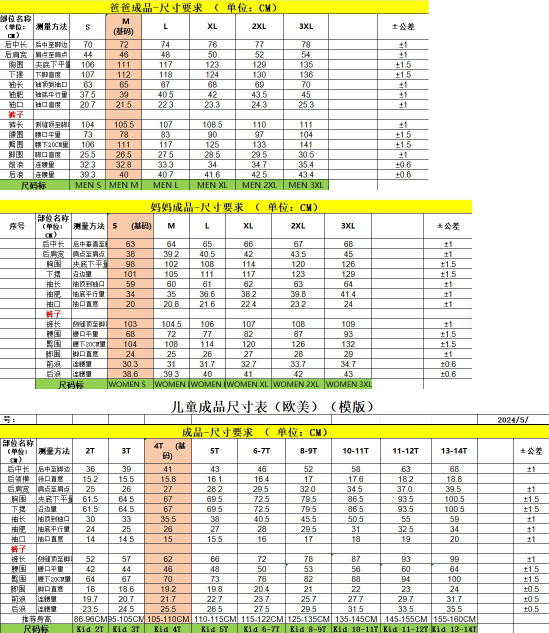
#> input picture ops/listings/source-size-chart-blue-plaid-reindeer-family-matching-pajamas.jpg, 1097 x 1265 px (shown at 1/2 size)
$ python build_social_share_image.py --source ../listings/source-size-chart-blue-plaid-reindeer-family-matching-pajamas.jpg --output out.png
#> lines starting #> are read from the running program, lines starting #| are printed output that depends on the picture
#!/usr/bin/env python3
"""Build the homepage social share image from a supplied background image."""

from __future__ import annotations

import argparse
from pathlib import Path

from PIL import Image, ImageColor, ImageDraw, ImageFilter, ImageFont


TARGET_WIDTH = 1200
TARGET_HEIGHT = 628
TARGET_ASPECT = TARGET_WIDTH / TARGET_HEIGHT

PALETTE = {
    "dusty_rose": "#D4A5A5",
    "warm_gold": "#D4A44C",
    "cream": "#FFF8F0",
    "dark_brown": "#5C3D2E",
    "soft_coral": "#E8967A",
}

TITLE_FONT_CANDIDATES = [
    "/System/Library/Fonts/Supplemental/Georgia Bold Italic.ttf",
    "/System/Library/Fonts/Supplemental/Baskerville.ttc",
    "/System/Library/Fonts/Supplemental/NewYorkItalic.ttf",
]

SANS_FONT_CANDIDATES = [
    "/System/Library/Fonts/Supplemental/HelveticaNeue.ttc",
    "/System/Library/Fonts/Supplemental/Avenir Next.ttc",
    "/System/Library/Fonts/Supplemental/Arial.ttf",
]


def parse_args() -> argparse.Namespace:
    parser = argparse.ArgumentParser(
        description="Create the Dress Like Mommy homepage social share image."
    )
    parser.add_argument("--source", required=True, help="Path to the source background image.")
    parser.add_argument("--output", required=True, help="Path to the rendered JPG/PNG output.")
    parser.add_argument(
        "--crop-top",
        type=int,
        default=100,
        help="Top offset for the crop before resizing to 1200x628.",
    )
    parser.add_argument(
        "--quality",
        type=int,
        default=84,
        help="JPEG quality for JPG output.",
    )
    return parser.parse_args()


def load_font(candidates: list[str], size: int) -> ImageFont.FreeTypeFont:
    for candidate in candidates:
        path = Path(candidate)
        if path.exists():
            return ImageFont.truetype(str(path), size)
    raise FileNotFoundError(f"No usable font found from: {candidates}")


def build_background(source_path: Path, crop_top: int) -> Image.Image:
#> called with crop_top = 100
    image = Image.open(source_path).convert("RGB")
#> image is the input picture: PIL image 1097x1265 RGB; mean R, G, B 228.4, 227.5, 209.5
    crop_height = round(image.width / TARGET_ASPECT)
#> crop_height = 574
    crop_bottom = crop_top + crop_height
#> crop_bottom = 674

    if crop_top < 0 or crop_bottom > image.height:
        raise ValueError(
            f"Crop top {crop_top} is invalid for source size {image.size}; "
            f"needs crop height {crop_height}."
        )

    cropped = image.crop((0, crop_top, image.width, crop_bottom))
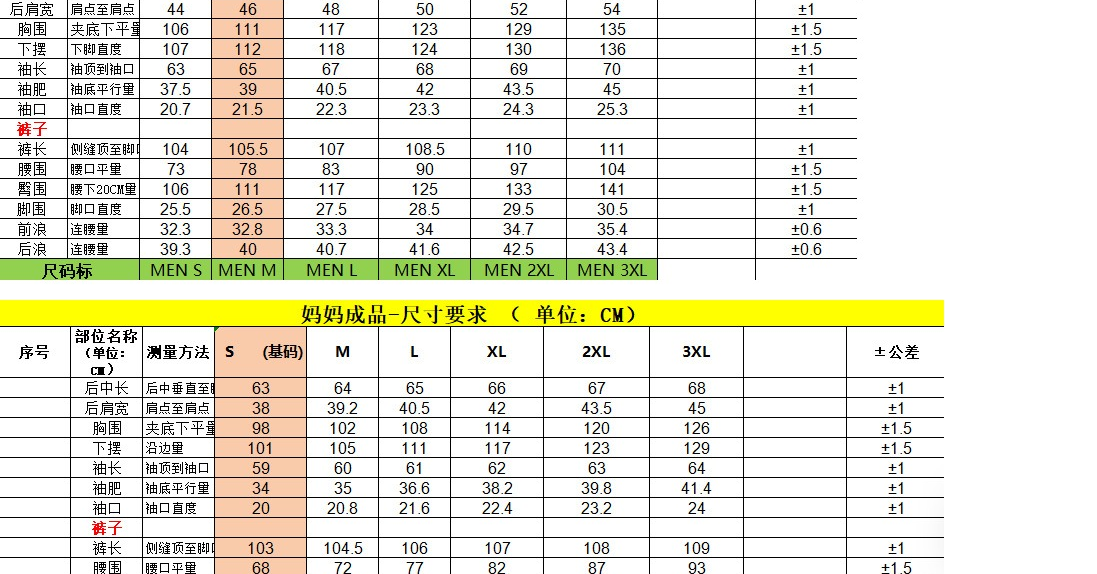
#> cropped: PIL image 1097x574 RGB; mean R, G, B 231.6, 230.1, 216.6
    return cropped.resize((TARGET_WIDTH, TARGET_HEIGHT), Image.Resampling.LANCZOS)
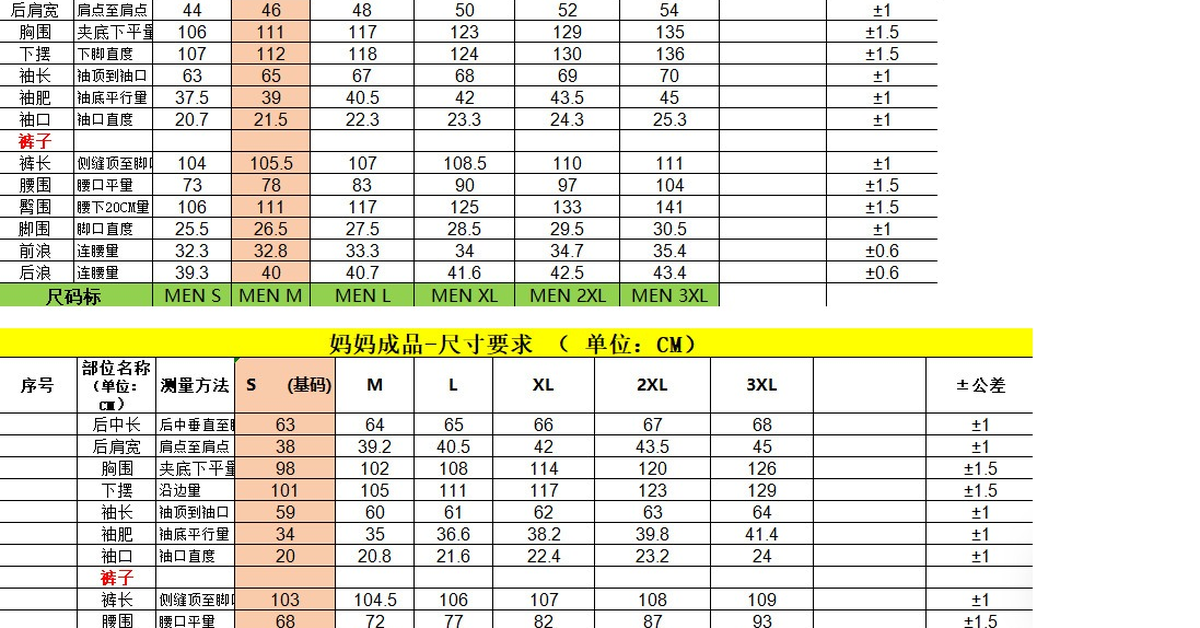
#> returned value: PIL image 1200x628 RGB; mean R, G, B 229.3, 227.9, 214.5


def build_overlay() -> Image.Image:
    overlay = Image.new("RGBA", (TARGET_WIDTH, TARGET_HEIGHT), (0, 0, 0, 0))
#> overlay: PIL image 1200x628 RGBA; every value is 0
    cream_rgb = ImageColor.getrgb(PALETTE["cream"])
    pixels = overlay.load()
    max_opaque_x = 600
    fade_end_x = 785

    for x in range(TARGET_WIDTH):
        if x <= max_opaque_x:
            alpha = 255
        elif x >= fade_end_x:
            alpha = 0
        else:
            fade = (x - max_opaque_x) / (fade_end_x - max_opaque_x)
            alpha = int(255 * (1 - fade))

        tinted = (*cream_rgb, alpha)
        for y in range(TARGET_HEIGHT):
            pixels[x, y] = tinted

    glow = Image.new("RGBA", (TARGET_WIDTH, TARGET_HEIGHT), (0, 0, 0, 0))
    draw = ImageDraw.Draw(glow)
    draw.ellipse(
        (-180, -160, 830, 540),
        fill=(*ImageColor.getrgb(PALETTE["warm_gold"]), 70),
    )
    draw.ellipse(
        (190, 150, 760, 720),
        fill=(*ImageColor.getrgb(PALETTE["soft_coral"]), 34),
    )

    return Image.alpha_composite(overlay, glow.filter(ImageFilter.GaussianBlur(68)))
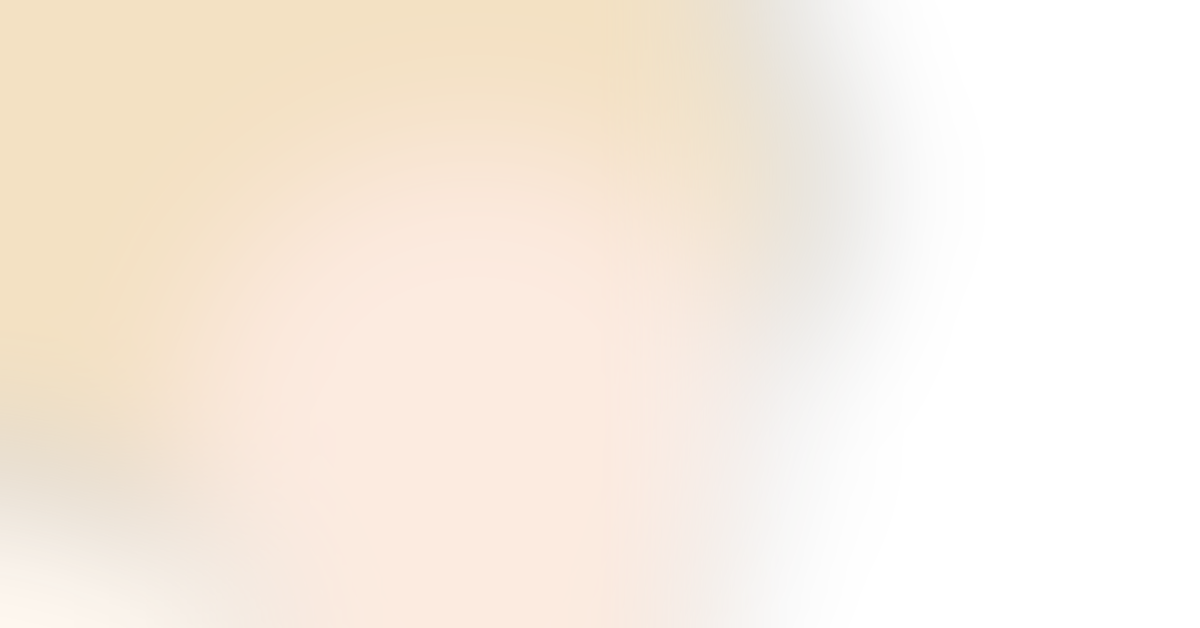
#> returned value: PIL image 1200x628 RGBA; mean R, G, B, A 219.6, 205.2, 189.1, 151.6; transparent parts drawn white


# [60 lines left out: function draw_cta, not called in this run]


def render_social_image(source_path: Path, crop_top: int) -> Image.Image:
    background = build_background(source_path, crop_top).convert("RGBA")
    composed = Image.alpha_composite(background, build_overlay())
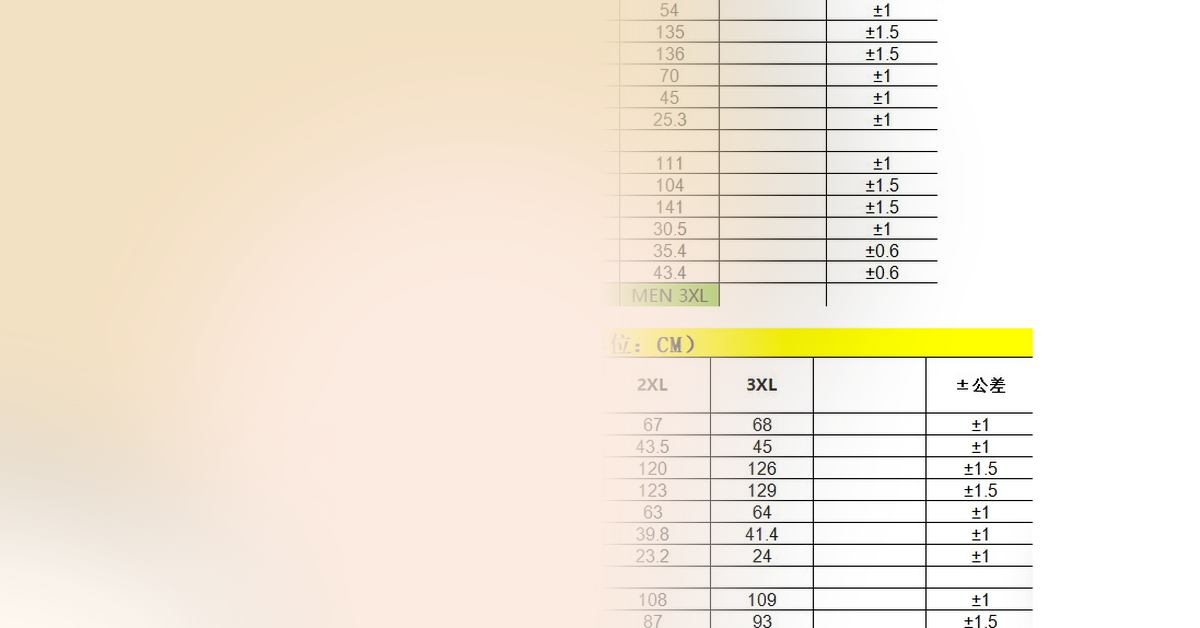
#> composed: PIL image 1200x628 RGBA; mean R, G, B, A 243.7, 233.5, 219.1, 255
    draw = ImageDraw.Draw(composed)

    title_font = load_font(TITLE_FONT_CANDIDATES, 78)
    sans_font = load_font(SANS_FONT_CANDIDATES, 37)
    fine_font = load_font(SANS_FONT_CANDIDATES, 26)
    cta_font = load_font(SANS_FONT_CANDIDATES, 29)

    x = 60
    y = 92

    for line in ("Dress Like", "Mommy"):
        draw.text((x, y), line, font=title_font, fill=PALETTE["dark_brown"])
        y = draw.textbbox((x, y), line, font=title_font)[3] + 8

    draw.multiline_text(
        (x + 4, y + 18),
        "Matching Outfits\nfor the Whole Family",
        font=sans_font,
        fill=PALETTE["dark_brown"],
        spacing=10,
    )

    divider_y = y + 120
    draw.rounded_rectangle(
        (x + 4, divider_y, x + 292, divider_y + 4),
        radius=2,
        fill=PALETTE["warm_gold"],
    )
    draw.text(
        (x + 4, divider_y + 24),
        "Free Shipping · 30-Day Returns",
        font=fine_font,
        fill=PALETTE["dark_brown"],
    )

    composed, _ = draw_cta(composed, x, divider_y + 68, cta_font)
    return composed.convert("RGB")


# [13 lines left out: function save_image, not called in this run]


def main() -> None:
    args = parse_args()
    source_path = Path(args.source)
    output_path = Path(args.output)
    image = render_social_image(source_path, args.crop_top)
    save_image(image, output_path, args.quality)


if __name__ == "__main__":
#> (the run stopped early here; a loop or call above may not have finished)

$ run again, on ops/listings/source-size-chart-rainbow-hearts-mommy-and-me-pajamas.jpg
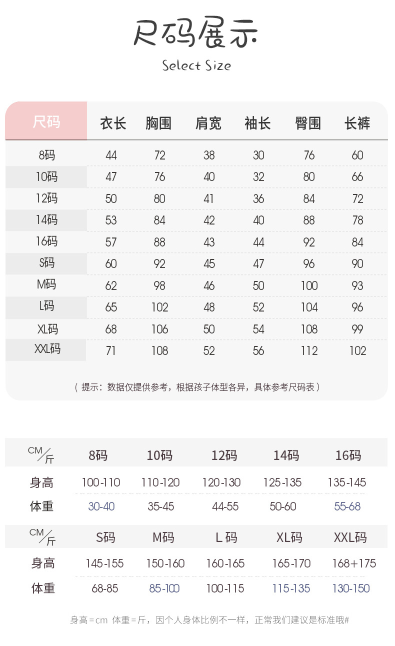
#> input picture ops/listings/source-size-chart-rainbow-hearts-mommy-and-me-pajamas.jpg, 790 x 1291 px (shown at 1/2 size)
#> in build_background, image is the input picture: PIL image 790x1291 RGB; mean R, G, B 243.8, 243.2, 243.2
#> in build_background, `cropped = image.crop((0, crop_top, image.width, crop_bottom))`:
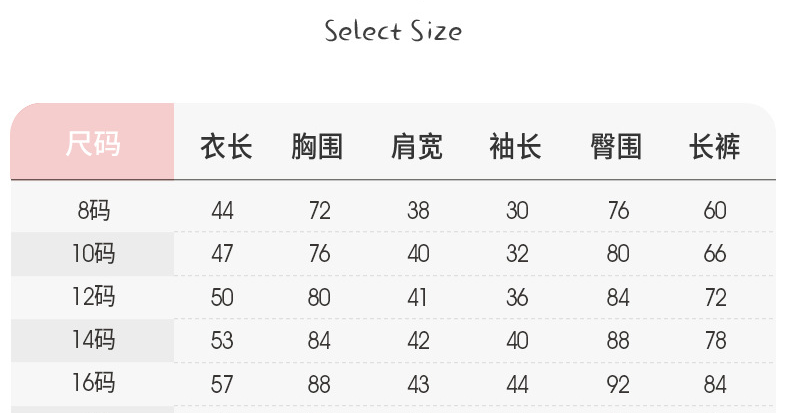
#> cropped: PIL image 790x413 RGB; mean R, G, B 242.5, 241, 241
#> overlay: PIL image 1200x628 RGBA; every value is 0
#> in render_social_image, `composed = Image.alpha_composite(background, build_overlay())`:
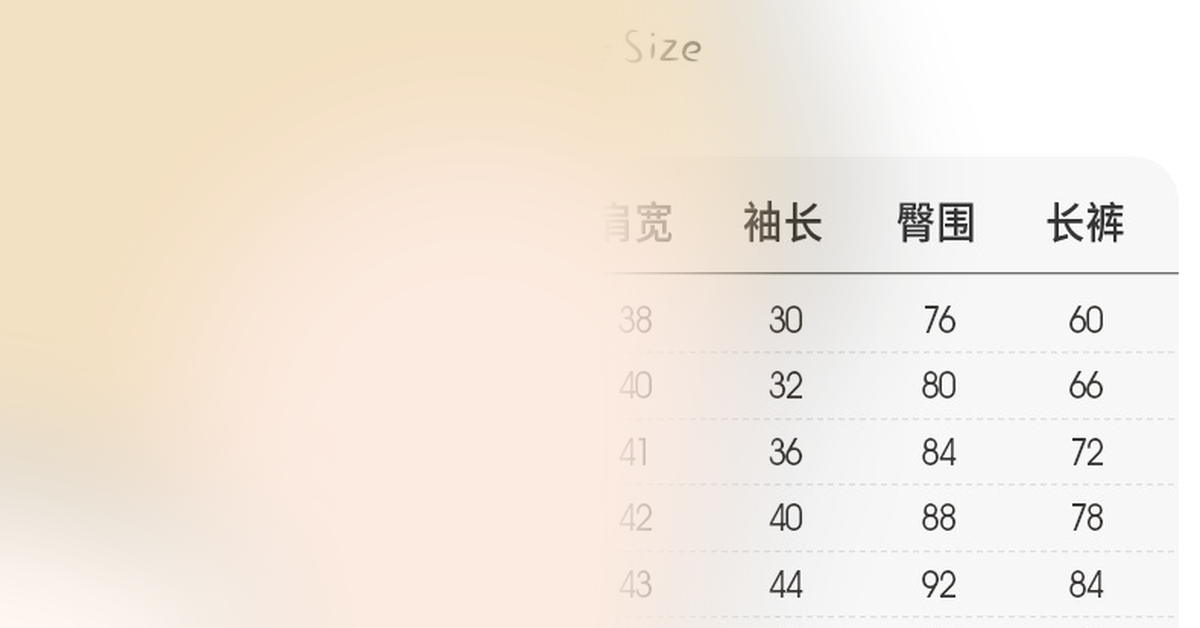
#> composed: PIL image 1200x628 RGBA; mean R, G, B, A 243.4, 233.2, 221.9, 255

$ run again, on ops/listings/source-size-chart-santa-and-friends-family-matching-sweatshirts.jpg
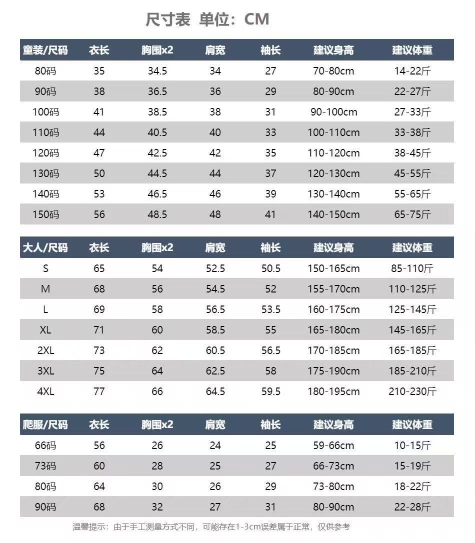
#> input picture ops/listings/source-size-chart-santa-and-friends-family-matching-sweatshirts.jpg, 950 x 1085 px (shown at 1/2 size)
#> in build_background, image is the input picture: PIL image 950x1085 RGB; mean R, G, B 215.2, 216.3, 218.3
#> in build_background, `return cropped.resize((TARGET_WIDTH, TARGET_HEIGHT), Image.Resampling...`:
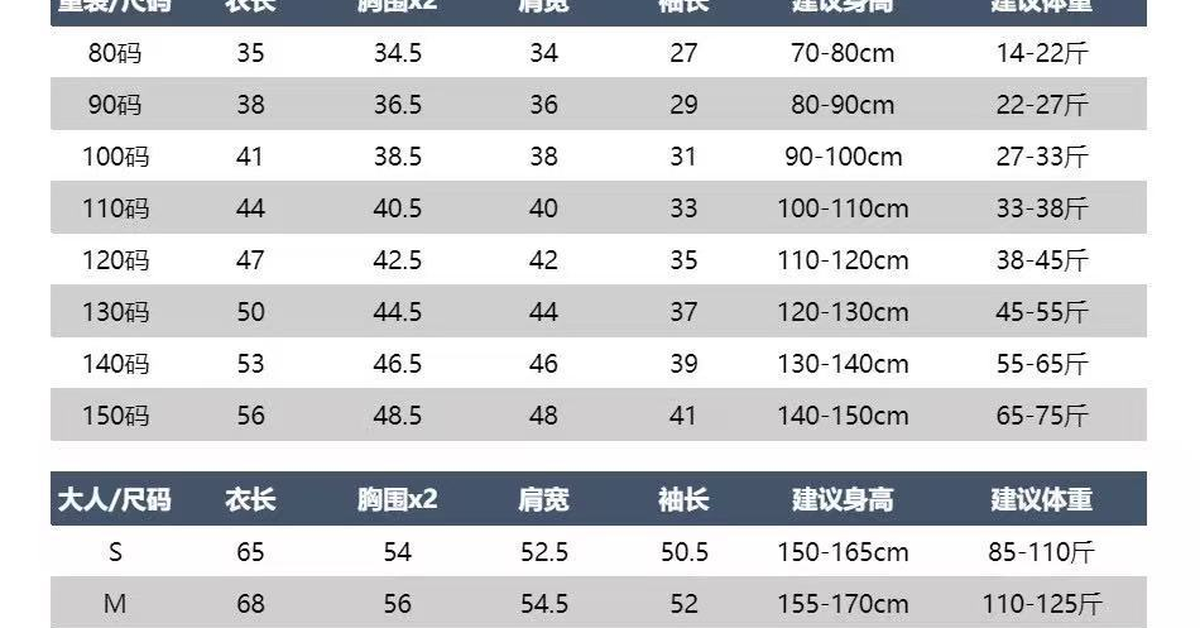
#> returned value: PIL image 1200x628 RGB; mean R, G, B 210.4, 211.6, 213.7
#> overlay: PIL image 1200x628 RGBA; every value is 0
#> in render_social_image, `composed = Image.alpha_composite(background, build_overlay())`:
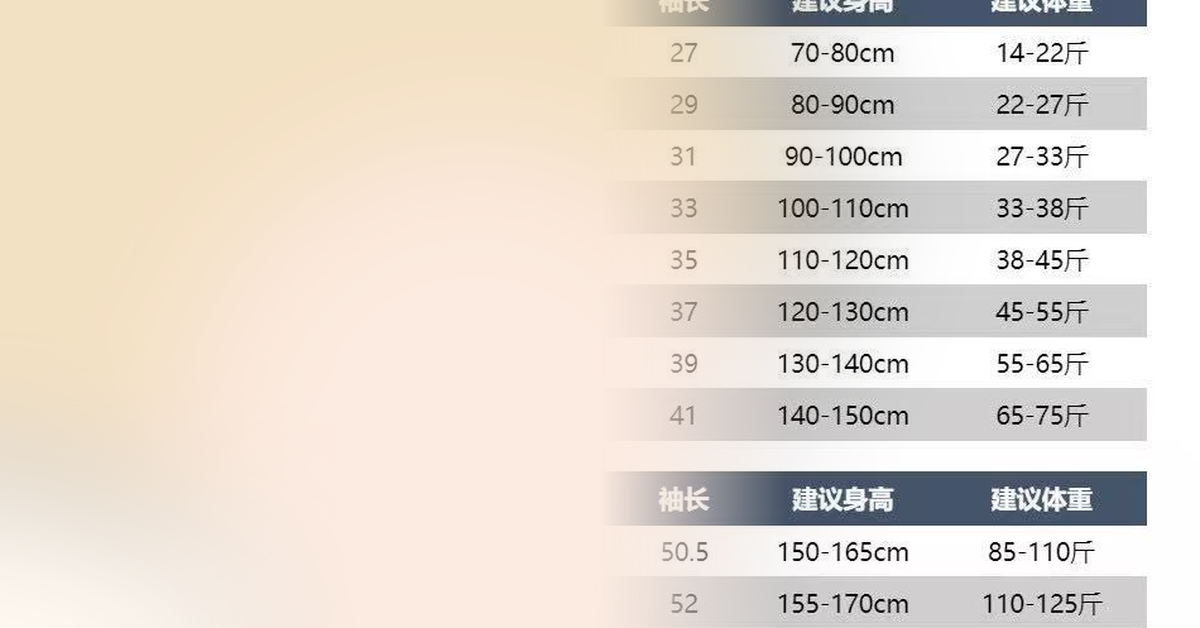
#> composed: PIL image 1200x628 RGBA; mean R, G, B, A 229.9, 220.1, 209.7, 255
